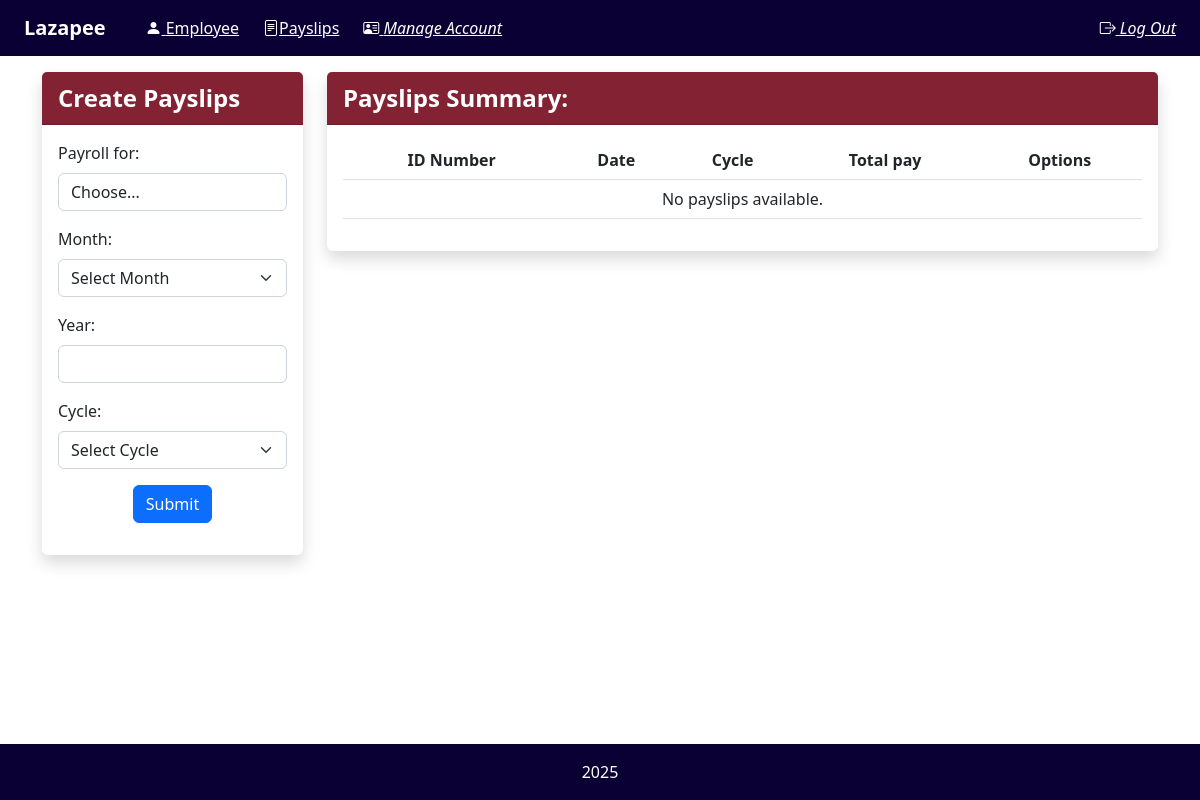
/payslip, run on an earlier commit of the app's database.
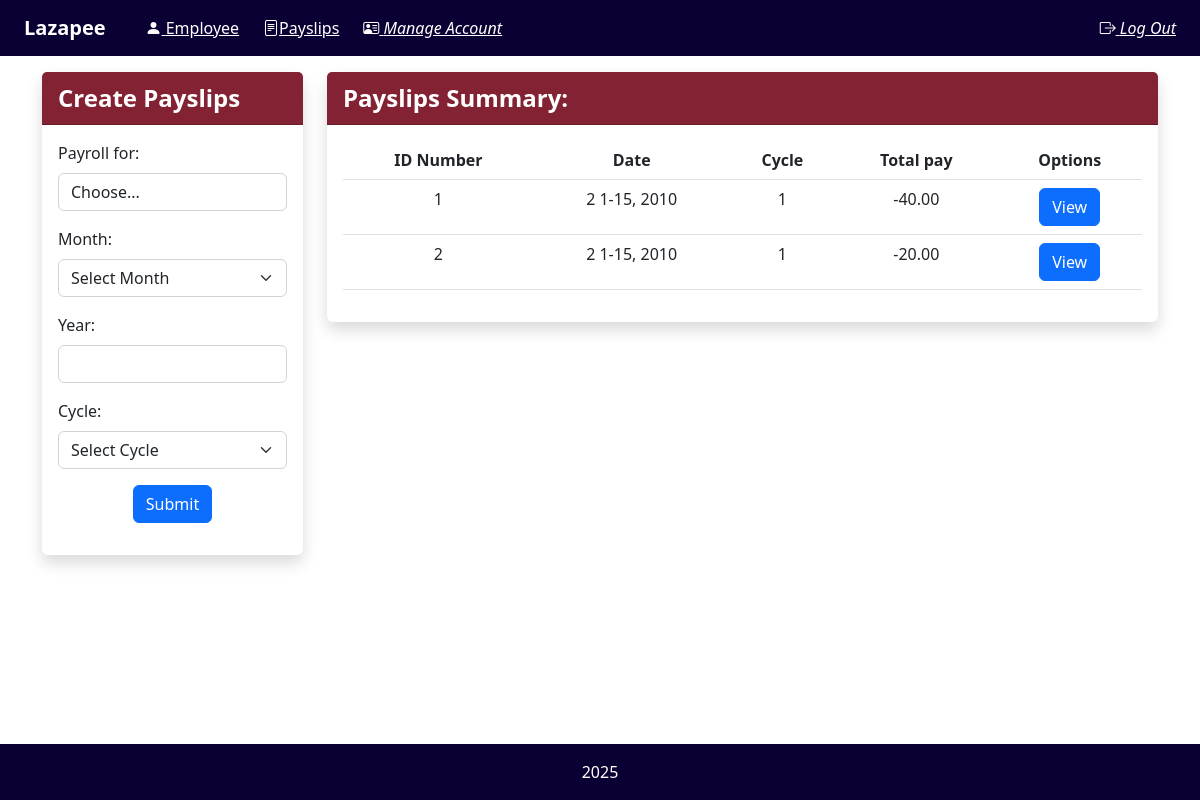
And on a later commit of the database.
### payroll_app/models.py (models this page shows, shortened)
class Payslip(models.Model):
    id_number = models.ForeignKey(Employee, on_delete=models.CASCADE)
    month = models.CharField(max_length=12)
    date_range = models.CharField(max_length=12)
    year = models.CharField(max_length=4)
    pay_cycle = models.CharField(max_length=12)
    rate = models.DecimalField(max_digits=12, decimal_places=2)
    earnings_allowance = models.DecimalField(max_digits=12, decimal_places=2)
    deductions_tax = models.DecimalField(max_digits=12, decimal_places=2)
    deductions_health = models.DecimalField(max_digits=12, decimal_places=2)
    pag_ibig = models.DecimalField(max_digits=12, decimal_places=2)
    sss =  models.DecimalField(max_digits=12, decimal_places=2)
    overtime = models.DecimalField(max_digits=12, decimal_places=2)
    total_pay = models.DecimalField(max_digits=12, decimal_places=2)
    objects = models.Manager()

class Employee(models.Model):
    account = models.ForeignKey(Account, on_delete=models.CASCADE, null=True)
    name = models.CharField(max_length=50)
    id_number = models.CharField(max_length=15, unique=True)
    rate = models.DecimalField(default = 0.0, max_digits=12, decimal_places=2)
    overtime_pay = models.DecimalField(null=True, blank=True, max_digits=10, decimal_places=2)
    allowance = models.DecimalField(null=True, blank=True, max_digits=10, decimal_places=2)
    objects = models.Manager()

### payroll_app/views.py (the view, shortened to what this page needs)
# urls.py: path('payslip', views.payslip, name='payslip'),
def payslip(request):
    employees = Employee.objects.all()
    payslips = Payslip.objects.all()
    return render(request, 'payroll_app/payslip.html', {
        'employee': employees,
        'payslip': payslips,
    })

### payroll_app/templates/payroll_app/payslip.html (shortened to what the changed rows need)
{% extends 'payroll_app/base.html' %}
{% load static %}
{% block content %}
    <div class="container-fluid">
        <div class="row">
            <div class="col-md-9">
                <div class="card shadow border-0">
                    <div class="card-body">
                        <table class="table table-hover">
                            <thead class="thead-light">
                                <tr>
                                    <th scope="col" class="text-center"> ID Number </th>
                                    <th scope="col" class="text-center"> Date </th>
                                    <th scope="col" class="text-center"> Cycle </th>
                                    <th scope="col" class="text-center"> Total pay </th>
                                    <th scope="col" class="text-center"> Options </th>
                                </tr>
                            </thead>
                            <tbody>
                                {% for p in payslip %}
                                <tr>
                                    <td class="text-center"> {{ p.id_number.id_number}} </td>
                                    <td class="text-center"> {{ p.month }} {{ p.date_range }}, {{ p.year }} </td>
                                    <td class="text-center"> {{ p.pay_cycle }} </td>
                                    <td class="text-center"> {{ p.total_pay|floatformat:2 }} </td>
                                    <td class="text-center"> <a href="{% url 'view_payslip' p.pk %}" class="btn btn-primary">View</a> </td>
                                </tr>
                                {% empty %}
                                <tr>
                                    <td colspan="5" class="text-center">No payslips available.</td>
                                </tr>
                                {% endfor %}
                            </tbody>
                        </table>
                    </div>
                </div>
            </div>
        </div>
    </div>
{% endblock %}

What changed in the data, as far as the page shows it:
added Payslip: id_number.id_number "1", month "2", date_range "1-15", year "2010", pay_cycle "1", total_pay "-40.00"
added Payslip: id_number.id_number "2", month "2", date_range "1-15", year "2010", pay_cycle "1", total_pay "-20.00"
Also different on the page:
text no longer shown: "No payslips available."
